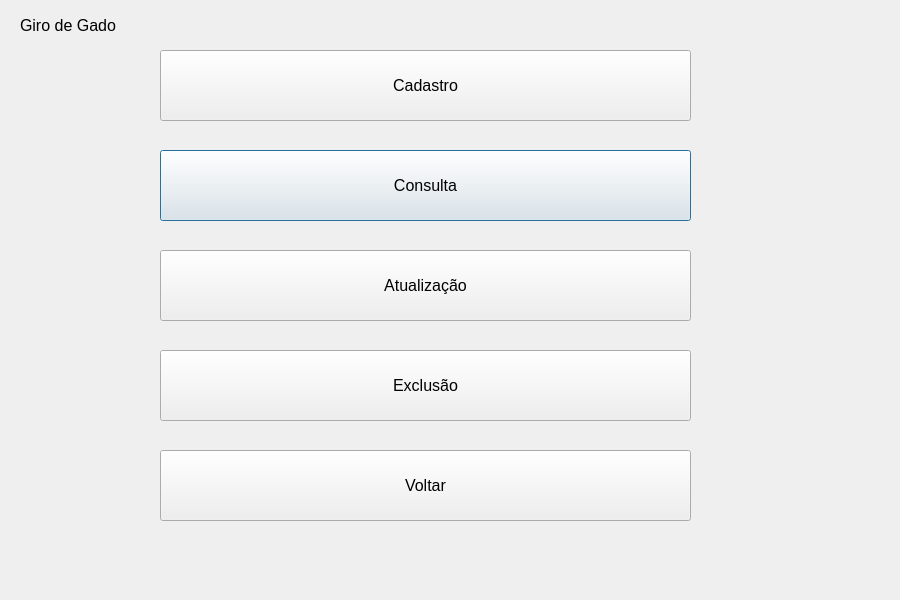
<?xml version="1.0" encoding="UTF-8"?>
<ui version="4.0">
 <class>CattleManagementScreen</class>
 <widget class="QDialog" name="CattleManagementScreen">
  <property name="geometry">
   <rect>
    <x>0</x>
    <y>0</y>
    <width>900</width>
    <height>600</height>
   </rect>
  </property>
  <property name="windowTitle">
   <string>Tela de Gerenciamento de Gado</string>
  </property>
  <widget class="QPushButton" name="queryButton">
   <property name="geometry">
    <rect>
     <x>160</x>
     <y>150</y>
     <width>531</width>
     <height>71</height>
    </rect>
   </property>
   <property name="font">
    <font>
     <pointsize>12</pointsize>
    </font>
   </property>
   <property name="text">
    <string>Consulta</string>
   </property>
  </widget>
  <widget class="QPushButton" name="updateButton">
   <property name="geometry">
    <rect>
     <x>160</x>
     <y>250</y>
     <width>531</width>
     <height>71</height>
    </rect>
   </property>
   <property name="font">
    <font>
     <pointsize>12</pointsize>
    </font>
   </property>
   <property name="text">
    <string>Atualização</string>
   </property>
  </widget>
  <widget class="QPushButton" name="registerButton">
   <property name="geometry">
    <rect>
     <x>160</x>
     <y>50</y>
     <width>531</width>
     <height>71</height>
    </rect>
   </property>
   <property name="font">
    <font>
     <pointsize>12</pointsize>
    </font>
   </property>
   <property name="text">
    <string>Cadastro</string>
   </property>
  </widget>
  <widget class="QLabel" name="labelTitle">
   <property name="geometry">
    <rect>
     <x>20</x>
     <y>10</y>
     <width>121</width>
     <height>31</height>
    </rect>
   </property>
   <property name="font">
    <font>
     <pointsize>12</pointsize>
    </font>
   </property>
   <property name="text">
    <string>Giro de Gado</string>
   </property>
  </widget>
  <widget class="QPushButton" name="removeButton">
   <property name="geometry">
    <rect>
     <x>160</x>
     <y>350</y>
     <width>531</width>
     <height>71</height>
    </rect>
   </property>
   <property name="font">
    <font>
     <pointsize>12</pointsize>
    </font>
   </property>
   <property name="text">
    <string>Exclusão</string>
   </property>
  </widget>
  <widget class="QPushButton" name="backButton">
   <property name="geometry">
    <rect>
     <x>160</x>
     <y>450</y>
     <width>531</width>
     <height>71</height>
    </rect>
   </property>
   <property name="font">
    <font>
     <pointsize>12</pointsize>
    </font>
   </property>
   <property name="text">
    <string>Voltar</string>
   </property>
  </widget>
 </widget>
 <resources/>
 <connections/>
</ui>
